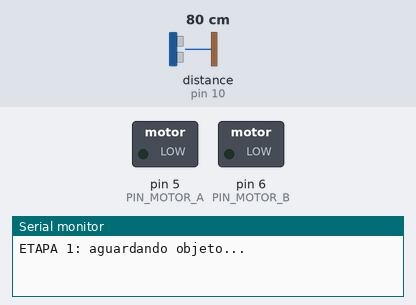
This sketch was run on a simulated Arduino Uno, built with avr-gcc and run on an emulated ATmega328P. Parts: switched loads named in the sketch (green lamp = pin HIGH), the last lines printed to the serial monitor. Wiring (inferred from the names in the program): ultrasonic range finder: trigger pin 9; echo pin 10. Inputs (shaded band) come from the test bench; at power-on: distance to the obstacle (sensor on pin 10) 80 cm. The echo pulse lasts 58.3 µs per cm; pins used as bus, display or sensor lines are not drawn.

Above: at 1.2 s.
1.3 s: distance to the obstacle (sensor on pin 10) set to 9 cm
2.8 s: distance to the obstacle (sensor on pin 10) set to 6 cm
At 4.2 s:
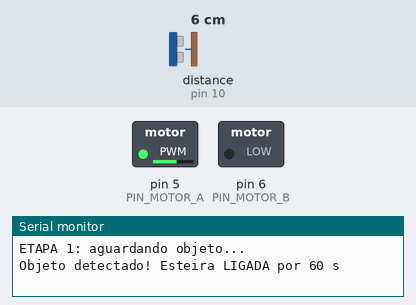
Timing chart, 0 to 5.8 s (numbered marks = the images above; inputs shaded):
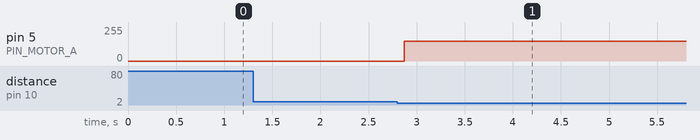

The sketch:

etapa1_ultrassonico_motor.ino
```cpp
/*
 * ETAPA 1 - Ultrassônico + Ponte H (HW-095)
 *
 * Quando o HC-SR04 detectar um objeto, liga a esteira por 1 minuto e depois desliga.
 * Só rearma quando o objeto for retirado da frente do sensor.
 *
 * Mesma pinagem do programa principal:
 *   HC-SR04: TRIG = D9, ECHO = D10
 *   HW-095 : IN1 = D5 (PWM), IN2 = D6 (PWM)
 *
 * Monitor Serial: 9600 baud (mostra o que está acontecendo)
 */

// ---------- Pinos ----------
const uint8_t PIN_TRIG    = 9;
const uint8_t PIN_ECHO    = 10;
const uint8_t PIN_MOTOR_A = 5;   // IN1
const uint8_t PIN_MOTOR_B = 6;   // IN2

// ---------- Parâmetros ----------
const uint8_t       VELOCIDADE      = 150;       // 0-255
const uint16_t      DIST_DETECCAO   = 6;         // cm
const unsigned long TEMPO_LIGADA_MS = 60000UL;   // 1 minuto

// ---------- Estados ----------
enum Estado { AGUARDANDO, ESTEIRA_LIGADA, AGUARDA_REMOCAO };
Estado estado = AGUARDANDO;
unsigned long inicioMs = 0;

void esteiraLigar() {
  analogWrite(PIN_MOTOR_A, VELOCIDADE);
  analogWrite(PIN_MOTOR_B, 0);
}

void esteiraParar() {
  analogWrite(PIN_MOTOR_A, 0);
  analogWrite(PIN_MOTOR_B, 0);
}

long lerDistanciaCm() {
  digitalWrite(PIN_TRIG, LOW);
  delayMicroseconds(2);
  digitalWrite(PIN_TRIG, HIGH);
  delayMicroseconds(10);
  digitalWrite(PIN_TRIG, LOW);

  long duracao = pulseIn(PIN_ECHO, HIGH, 30000UL);
  if (duracao == 0) return 999;      // sem eco
  return duracao / 58;
}

// 3 leituras seguidas para evitar falso positivo
bool objetoDetectado() {
  for (uint8_t i = 0; i < 3; i++) {
    if (lerDistanciaCm() > DIST_DETECCAO) return false;
    delay(15);
  }
  return true;
}

void setup() {
  Serial.begin(9600);
  pinMode(PIN_TRIG, OUTPUT);
  pinMode(PIN_ECHO, INPUT);
  pinMode(PIN_MOTOR_A, OUTPUT);
  pinMode(PIN_MOTOR_B, OUTPUT);
  esteiraParar();

  Serial.println(F("ETAPA 1: aguardando objeto..."));
}

void loop() {
  switch (estado) {

    case AGUARDANDO:
      if (objetoDetectado()) {
        Serial.println(F("Objeto detectado! Esteira LIGADA por 60 s"));
        esteiraLigar();
        inicioMs = millis();
        estado = ESTEIRA_LIGADA;
      }
      break;

    case ESTEIRA_LIGADA: {
      unsigned long decorrido = millis() - inicioMs;
      if (decorrido >= TEMPO_LIGADA_MS) {
        esteiraParar();
        Serial.println(F("Tempo concluido. Esteira DESLIGADA."));
        Serial.println(F("Retire o objeto da frente do sensor para rearmar."));
        estado = AGUARDA_REMOCAO;
      } else {
        // Mostra o tempo restante a cada 10 s
        static unsigned long ultimoAviso = 0;
        if (millis() - ultimoAviso >= 10000UL) {
          ultimoAviso = millis();
          Serial.print(F("Restam "));
          Serial.print((TEMPO_LIGADA_MS - decorrido) / 1000);
          Serial.println(F(" s"));
        }
      }
      break;
    }

    case AGUARDA_REMOCAO:
      if (lerDistanciaCm() > DIST_DETECCAO) {
        delay(500);
        Serial.println(F("Rearmado. Aguardando objeto..."));
        estado = AGUARDANDO;
      }
      break;
  }

  delay(30);
}
```

Measured:
- the behaviour switches between 8 and 7 cm on distance to the obstacle (sensor on pin 10) (found by bisection; images 0 and 1)
- after the input at 1.3 s, every drawn part: stays the same
- after the input at 2.8 s, pin 5 (PIN_MOTOR_A): 0/255 → 150/255 after 0.07 s
